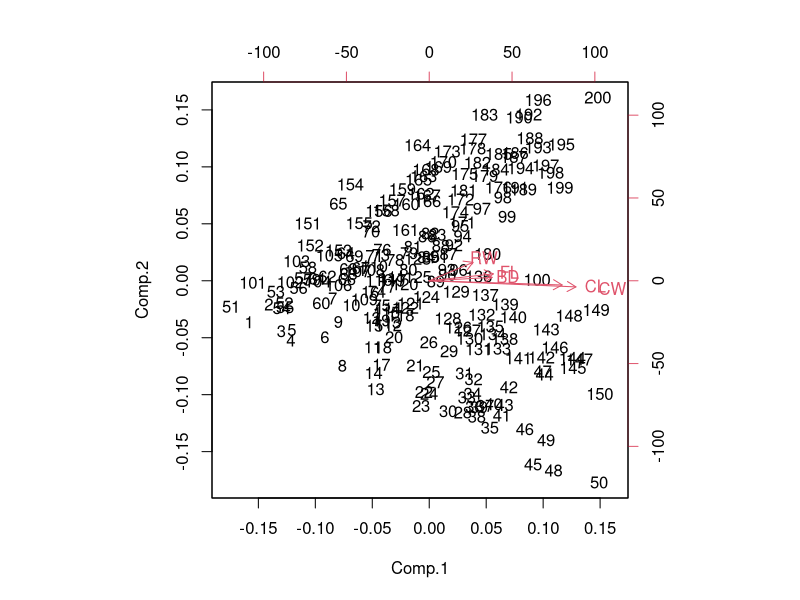
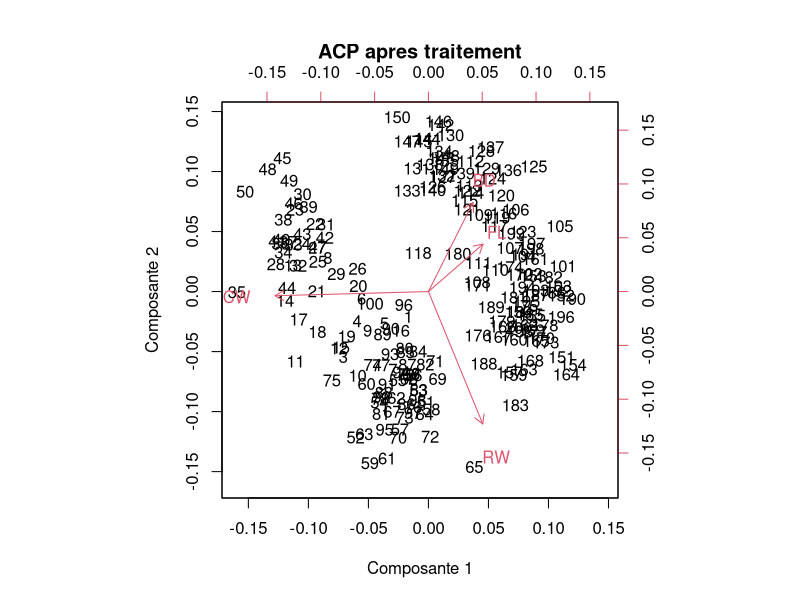
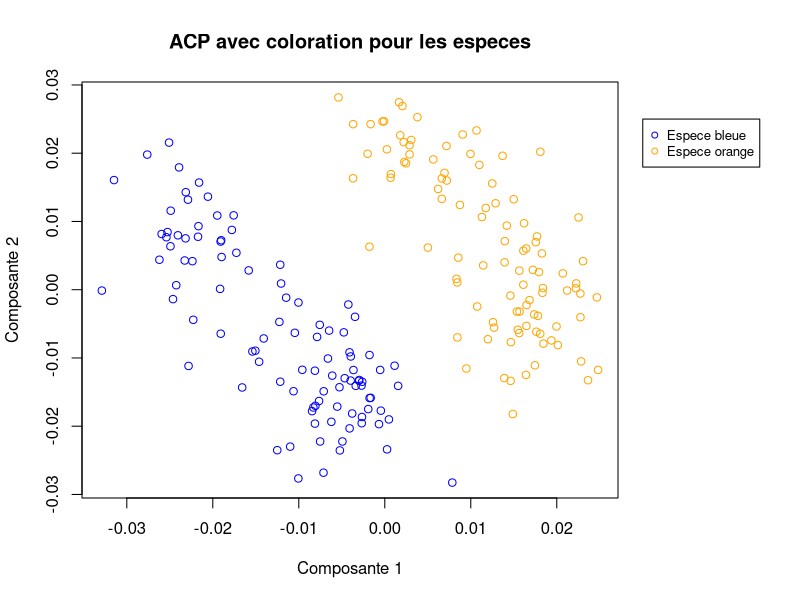
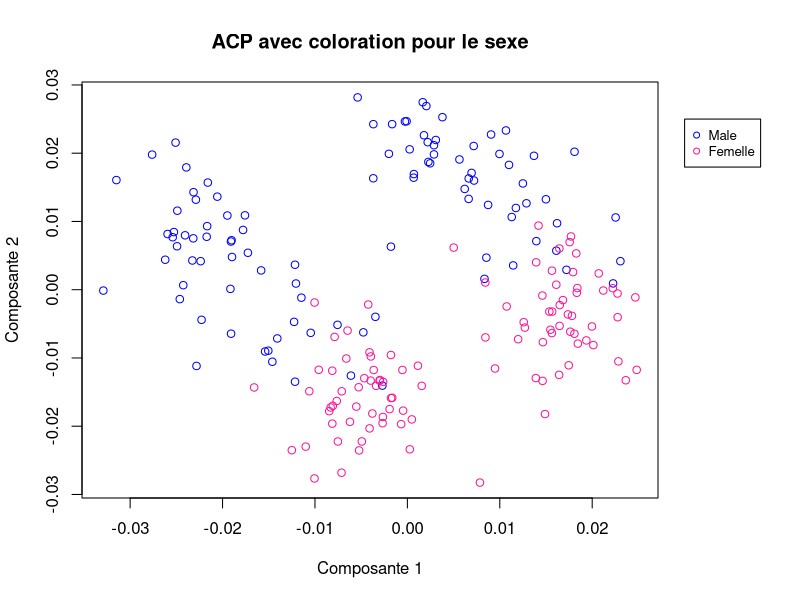

These charts were generated, in order, by the following R code:
library(MASS)

#sans traitement
acpSansTraitement <- princomp(crabs[, 4:8])
png("ex3ACPSansTraitementBiplot.png", width = 400, height = 400)
biplot(acpSansTraitement)
dev.off()

#traitement
crabsNormalises <- crabs[, c(4, 5, 7, 8)] / rowSums(crabs[, c(4, 5, 7, 8)])
acp <- princomp(crabsNormalises)
png("ex3ACPBiplot.png", width = 400, height = 400)
biplot(acp,
       main = "ACP apres traitement",
       xlab = "Composante 1",
       ylab = "Composante 2")
dev.off()

#plot par sexe
png("ex3ACPPlotSpecies.png", width = 450, height = 400)
par(xpd = T, mar = par()$mar + c(0,0,0,7))
plot(acp$scores[, 1], 
     acp$scores[, 2], 
     main = "ACP avec coloration pour les especes",
     xlab = "Composante 1",
     ylab = "Composante 2",
     col = c("blue", "orange")[crabs[, 1]])
legend(0.03, 0.025, 
       c("Espece bleue", "Espece orange"),
       col = c("blue", "orange"),
       cex = 0.8,
       pch = 1)
par(mar=c(5, 4, 4, 2) + 0.1)
dev.off()

png("ex3ACPPlotSexes.png", width = 450, height = 400)
par(xpd = T, mar = par()$mar + c(0,0,0,5))
plot(acp$scores[, 1],
     acp$scores[, 2],
     main = "ACP avec coloration pour le sexe",
     xlab = "Composante 1",
     ylab = "Composante 2",
     col = c("deeppink", "blue")[crabs[, 2]])
legend(0.03, 0.025,
       c("Male", "Femelle"),
       col = c("blue", "deeppink"),
       cex = 0.8,
       pch = 1)
par(mar=c(5, 4, 4, 2) + 0.1)
dev.off()
